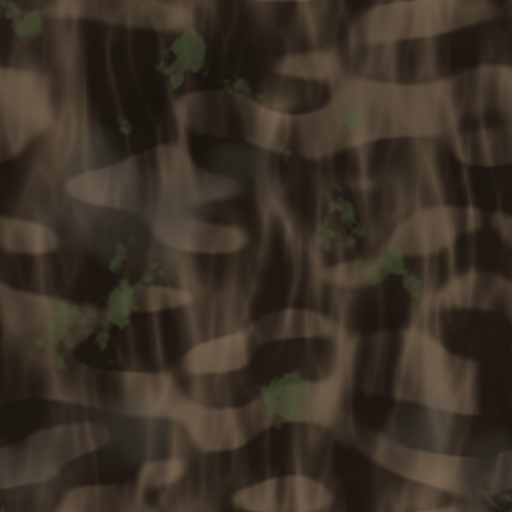
#> input picture game/assets/tex/bark_c.jpg, 1024 x 1024 px (shown at 1/2 size); its folder holds 4 pictures in this run
$ python contact.py
#> lines starting #> are read from the running program, lines starting #| are printed output that depends on the picture
import sys, glob, os
from PIL import Image
d = os.path.join(os.path.dirname(__file__), '..', 'assets', 'tex')
suffix = sys.argv[2] if len(sys.argv) > 2 else '_c.jpg'
files = sorted(glob.glob(os.path.join(d, '*' + suffix)))
cell = 256; cols = 6
rows = (len(files) + cols - 1) // cols
sheet = Image.new('RGB', (cols * cell, rows * cell), (20, 20, 20))
#> sheet: PIL image 1536x256 RGB; every value is 20
for i, f in enumerate(files):
    im = Image.open(f).convert('RGB').resize((cell, cell))
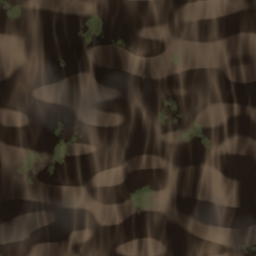
#> im: PIL image 256x256 RGB; mean R, G, B 58.4, 48.3, 37.8
    sheet.paste(im, ((i % cols) * cell, (i // cols) * cell))
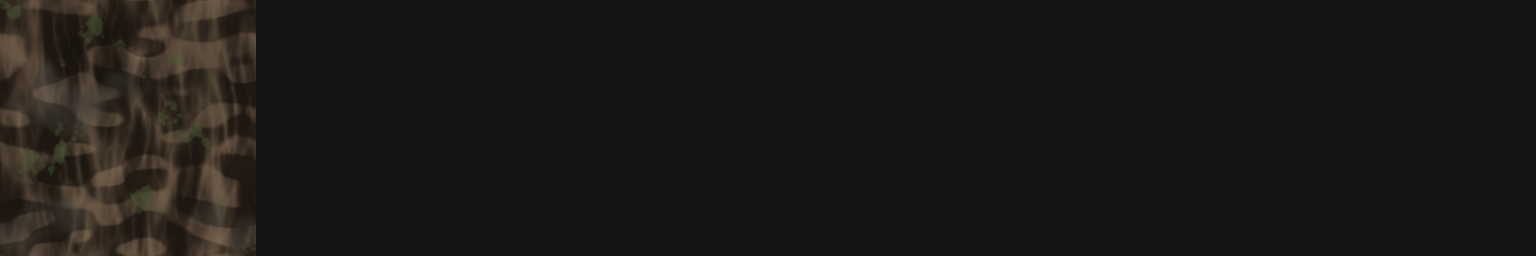
#> sheet: PIL image 1536x256 RGB; mean R, G, B 26.4, 24.7, 23
#> pass 2 of the loop `for i, f in enumerate(files):`:
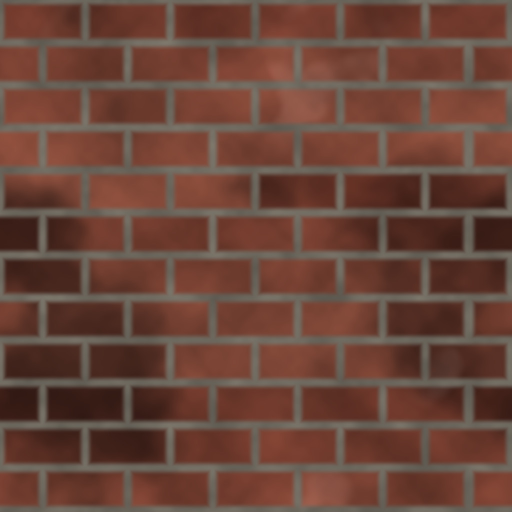
#> input picture game/assets/tex/brick_c.jpg, 1024 x 1024 px (shown at 1/2 size)
#> `im = Image.open(f).convert('RGB').resize((cell, cell))`:
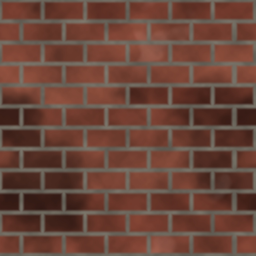
#> im: PIL image 256x256 RGB; mean R, G, B 106, 69.6, 57.7
#> `sheet.paste(im, ((i % cols) * cell, (i // cols) * cell))`:
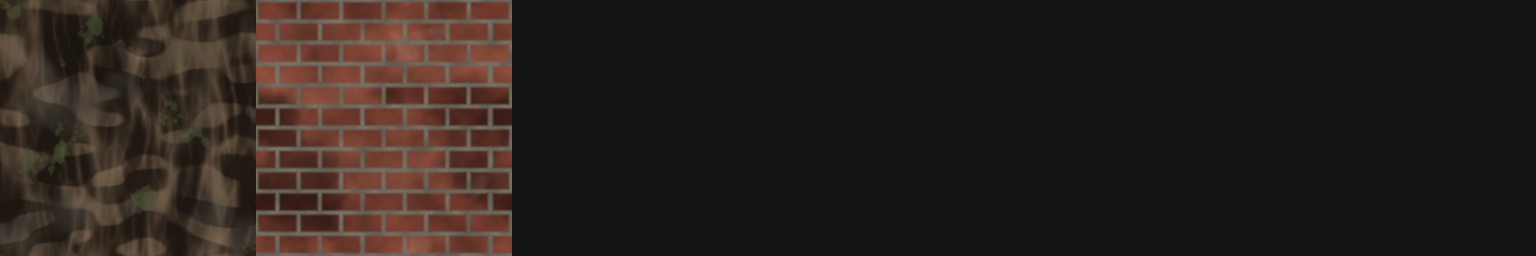
#> sheet: PIL image 1536x256 RGB; mean R, G, B 40.7, 33, 29.2
#> (the run stopped early here; a loop or call above may not have finished)
